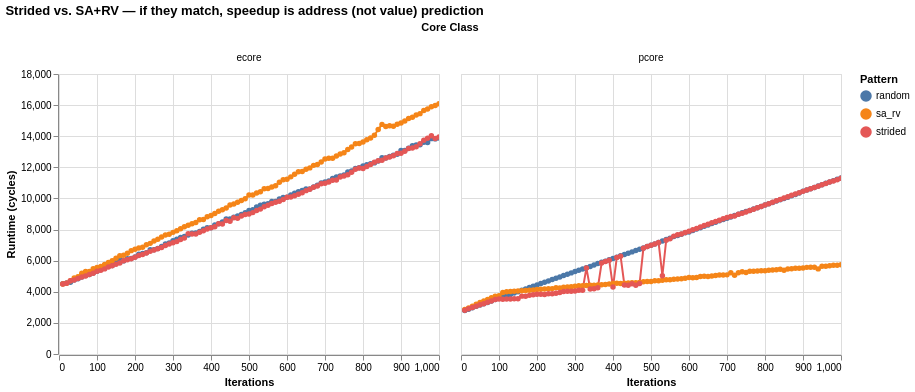

Write notebook code for a chart like this one.
### Code cell
sa_rv_df = df[df["pattern"].isin(["strided", "sa_rv", "random"])]
unit = df["unit"].iloc[0]
y_title = f"Runtime ({unit})"
sa_rv_chart = (
    alt.Chart(sa_rv_df)
    .mark_line(point=True)
    .encode(
        x=alt.X("iterations:Q", title="Iterations"),
        y=alt.Y("median:Q", title=y_title),
        color=alt.Color("pattern:N", title="Pattern"),
        tooltip=[
            "pattern", "core_kind", "iterations", "median"
            # "min", "p25", "p75", "max",
            # "first", "last", "unit",
        ],
    )
    .properties(width=380, height=280)
    .facet(column=alt.Column("core_kind:N", title="Core Class", sort=["ecore", "pcore"]))
    .properties(title="Strided vs. SA+RV — if they match, speedup is address (not value) prediction")
    .interactive()
)

sa_rv_chart

### Figure 1 — Vega-Lite specification as saved in the notebook (floating-point values rounded to 4 significant figures; data arrays with more than 128 entries replaced by an {"elided": "..."} marker saying what was removed)
{"config": {"view": {"continuousWidth": 300, "continuousHeight": 300}}, "data": {"name": "data-3b947d5f4e06f3fcbcdf7ebbc0be325e"}, "facet": {"column": {"field": "core_kind", "sort": ["ecore", "pcore"], "title": "Core Class", "type": "nominal"}}, "spec": {"mark": {"type": "line", "point": true}, "encoding": {"color": {"field": "pattern", "title": "Pattern", "type": "nominal"}, "tooltip": [{"field": "pattern", "type": "nominal"}, {"field": "core_kind", "type": "nominal"}, {"field": "iterations", "type": "quantitative"}, {"field": "median", "type": "quantitative"}], "x": {"field": "iterations", "title": "Iterations", "type": "quantitative"}, "y": {"field": "median", "title": "Runtime (cycles)", "type": "quantitative"}}, "height": 280, "name": "view_514fbdccc5c6ba45_0", "width": 380}, "params": [{"name": "param_1e9efca18e7a2868", "select": {"type": "interval", "encodings": ["x", "y"]}, "bind": "scales", "views": ["view_514fbdccc5c6ba45_0"]}], "title": "Strided vs. SA+RV — if they match, speedup is address (not value) prediction", "$schema": "https://vega.github.io/schema/vega-lite/v6.1.0.json", "datasets": {"data-3b947d5f4e06f3fcbcdf7ebbc0be325e": {"elided": "600 records"}}}
